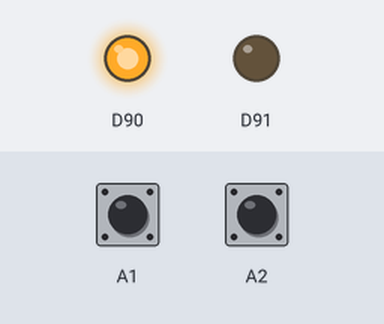
The sketch below on a simulated Arduino MKR. Shown: output pins drawn as LEDs (lit = HIGH). Dashed ring = blinking. Inputs (shaded band) come from the test bench; at power-on: A1 LOW, A2 LOW. What the sketch prints to the serial monitor is not drawn.

Above: at 1.2 s.
1.3 s: A1 driven HIGH
At 1.6 s:
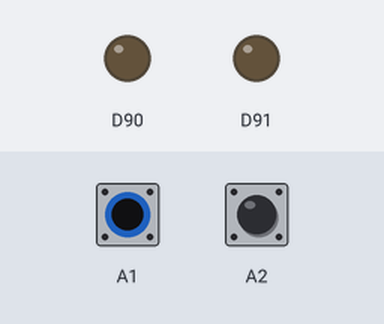
2.8 s: A1 driven LOW
At 3.9 s:
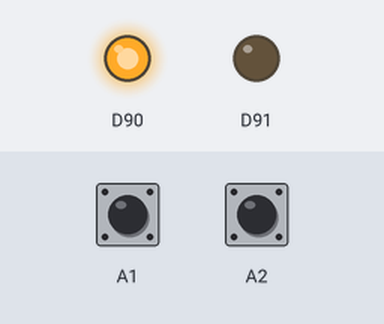
4.3 s: A2 driven HIGH
At 5.1 s:
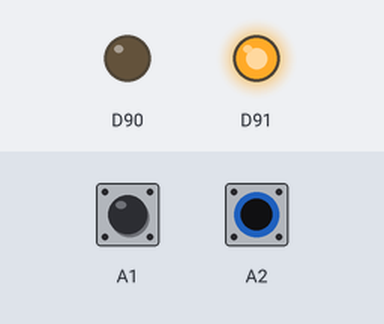
5.8 s: A2 driven LOW
At 6.3 s:
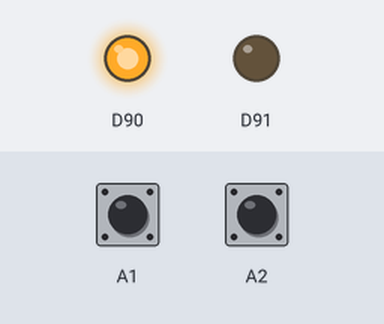
7.3 s: A1 pulsed HIGH 2 times (0.12 s each, 0.3 s apart)
At 7.51 s:
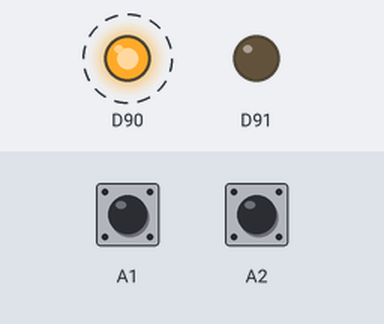
10.9 s: A2 pulsed HIGH 5 times (0.12 s each, 0.3 s apart)
At 11.11 s:
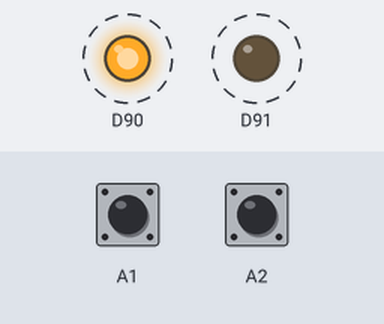
Timing chart, 0 to 13.9 s (numbered marks = the images above; inputs shaded):
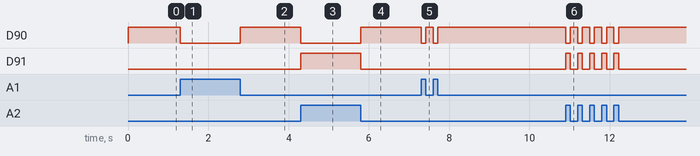

The sketch:

directionDetection.ino.ino
```cpp
/*!
 * \name        directionDetection
 * \brief       This example detects the direction of motion of an object
 * \details     This example demonstrates how to detect the direction of a moving object while the
 *              BGT60LTR11AIP shield is connected to Arduino compatible boards.
 *
 *              Connection details:
 *              --------------------------------------------------
 *              Pin on shield   Connected to pin on Arduino
 *              --------------------------------------------------
 *              TD                  depends on Arduino board
 *              PD                  depends on Arduino board
 *              GND                 GND
 *              Vin                 VCC (3.3V or 5V - depends on Arduino board)
 *              --------------------------------------------------
 *
 *              Decoding on-board LED output of BGT60LTR11AIP shield:
 *
 *              - Red LED indicates the output of direction of motion once target is detected (PD)
 *              ---------------------------------------------
 *              LED    State    Output explanation
 *              ---------------------------------------------
 *              Red     ON       Departing target
 *                      OFF      Approaching target
 *              ---------------------------------------------
 *
 *              - Green LED indicates the output of target in motion detection (TD)
 *              ---------------------------------------------
 *              LED    State    Output explanation
 *              ---------------------------------------------
 *              Green    ON       Moving target detected
 *                       OFF      No target detected
 *              ---------------------------------------------
 *
 */

#include <Arduino.h>
/* Include library main header */
#include <bgt60-ino.hpp>
/* Include Arduino platform header */
#include <bgt60-platf-ino.hpp>

#include <WiFiNINA.h>//wifi library for mkrwifi 1010


#include <utility/wifi_drv.h>//library for onboard LED control

/*
* In case no supported platform is defined, the
* PD and TD pin are set to the values below.
*/
#ifndef TD
#define TD  15
#endif

#ifndef PD
#define PD  16
#endif

int RedLED=26;//Pin number for onboard Red LED
int BlueLED=27;//Pin number for onboard Blue LED


/* Create radar object with following arguments:
 *  TD : Target Detect Pin
 *  PD : Phase Detect Pin */
Bgt60Ino radarShield(TD, PD);

/* Begin setup function - takes care of initialization and executes only once post reset */
void setup()
{
    /* Set the baud rate for sending messages to the serial monitor */
    Serial.begin(9600);


    WiFiDrv::pinMode(RedLED, OUTPUT); //syntax defining MKR wifi1010 onboard LED as OUTPUT.
    WiFiDrv::pinMode(BlueLED, OUTPUT);

    // Configures the GPIO pins to input mode
    Error_t init_status = radarShield.init();
    /* Check if the initialization was successful */
    if (OK != init_status) {
        Serial.println("Init failed.");
    }
    else {
        Serial.println("Init successful.");
    }
}

/* Begin loop function - this part of code is executed continuously until external termination */
void loop()
{
    /* Initialize the variable to NO_DIR to be able to record new events */
    Bgt60::Direction_t direction = Bgt60::NO_DIR;

    /* The getDirection() API does two things:
        1. Returns the success or failure to detect direction of object as a message of type Error_t.
           Any value other than OK indicates failure
        2. Sets recent event in "direction" variable. Events can be: APPROACHING, DEPARTING or NO_DIR */
    Error_t err = radarShield.getDirection(direction);

    /* Check if API execution is successful */
    if (err == OK)
    {
        /* Cases based on value set in direction variable */
        switch (direction)
        {
            /* Variable "direction" is set to APPROACHING when target is moving closer to sensor */
            case Bgt60::APPROACHING:
                WiFiDrv::digitalWrite(BlueLED, HIGH);//blue on board LED switches ON
                WiFiDrv::digitalWrite(RedLED, LOW);//Red on board LED switches OFF
                Serial.println("Target is approaching!");
                break;
            /* Variable "direction" is set to DEPARTING when target is moving away from sensor */
            case Bgt60::DEPARTING:
                WiFiDrv::digitalWrite(RedLED, HIGH);//Red on board LED switches ON
                WiFiDrv::digitalWrite(BlueLED, LOW);//blue on board LED switches OFF
                Serial.println("Target is departing!");
                break;
            /* Variable "direction" is set to NO_DIR when no motion was detected */
            case Bgt60::NO_DIR:
                WiFiDrv::digitalWrite(RedLED, LOW);//Red on board LED switches OFF
                WiFiDrv::digitalWrite(BlueLED, LOW);//blue on board LED switches OFF
                Serial.println("Direction cannot be determined since no motion was detected!");
                break;
        }
    }
    /* API execution returned error */
    else{
        Serial.println("Error occurred!");
    }

    /* Reducing the frequency of the measurements */
    //delay(500);
}
```

Measured:
- after the input at 1.3 s, D90: HIGH → LOW at once
- after the input at 2.8 s, D90: LOW → HIGH at once
- after the input at 4.3 s, D90: HIGH → LOW at once; D91: LOW → HIGH at once
- after the input at 5.8 s, D90: LOW → HIGH at once; D91: HIGH → LOW at once
- after the input at 7.3 s, D90: alternates HIGH for 0.18 s and LOW for 0.12 s, 4 changes in all, then stays HIGH, starting at once
- after the input at 10.9 s, D90: alternates HIGH for 0.18 s and LOW for 0.12 s, 10 changes in all, then stays HIGH, starting at once; D91: alternates HIGH for 0.12 s and LOW for 0.18 s, 10 changes in all, then stays LOW, starting at once
